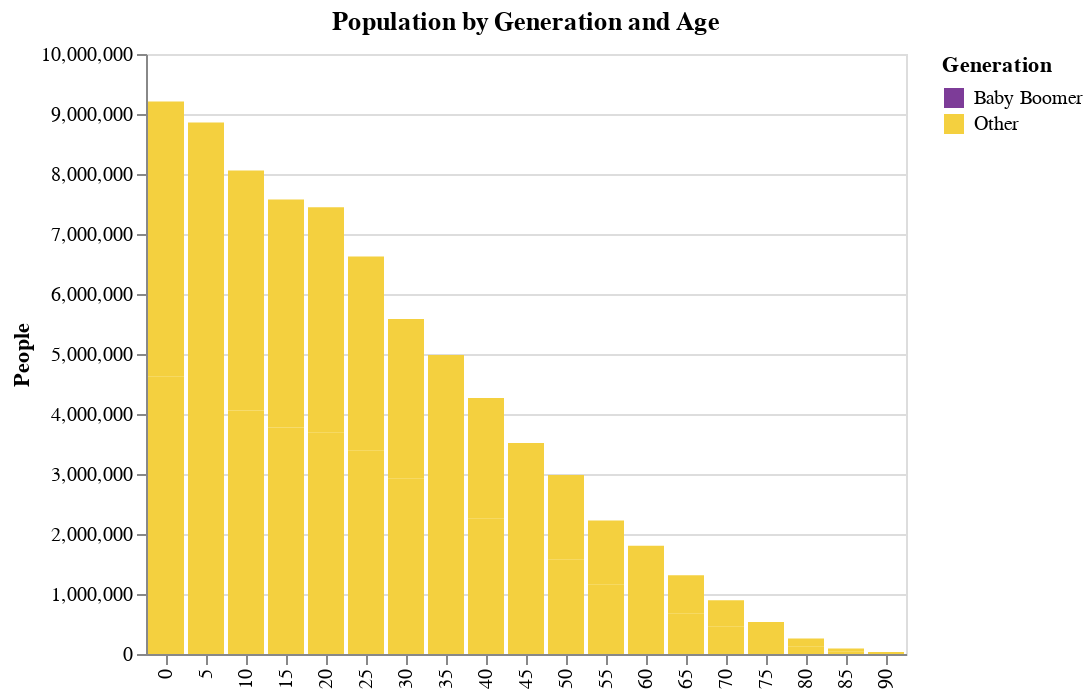

The cell this chart's notebook holds for it:
### Markdown cell above
##### Q5 - Show the Population Change Over Time with a Slider

Now, we have a snapshot of 2 different years next to each other, but what about creating a crude animation by controlling the the year displayed with a slider?

Create a slider using [this example](https://altair-viz.github.io/gallery/us_population_over_time.html) to help guide you.  Our plot will look similar, except we have not split our bar chart up by `sex` yet. Name the slider 'Select Year:' (this in controlled in `binding_range`, and not in the `selection_single` parameters).  

Encode membership of the Baby Boomer generation with color using "#7D3C98" (purple) for the boomers "#F4D03F" (gold) for other.

Start the slider at 1900.

### Code cell
select_year = alt.selection_point(
    name="Year",
    fields=["year"],
    bind=alt.binding_range(min=1900, max=2000, step=10, name="Year"),
    value={"year": 1900})

alt.Chart(df_pop).mark_bar().encode(
    alt.X("age:N").title('').axis(labels=True, ticks=True),
    alt.Y("people:Q").title("People"),
    alt.Color("Generation:N").scale(domain=("Baby Boomer", "Other"), range=["#7D3C98", "#F4D03F"])).properties(title = 'Population by Generation and Age').add_params(select_year).transform_filter(
        select_year).configure_facet(spacing=8)

### Figure 1 — Vega-Lite specification as saved in the notebook (floating-point values rounded to 4 significant figures; data arrays with more than 128 entries replaced by an {"elided": "..."} marker saying what was removed)
{"config": {"view": {"continuousWidth": 300, "continuousHeight": 300}, "facet": {"spacing": 8}}, "data": {"name": "data-9d871896ad64672bb67284ad55f5b805"}, "mark": {"type": "bar"}, "encoding": {"color": {"field": "Generation", "scale": {"domain": ["Baby Boomer", "Other"], "range": ["#7D3C98", "#F4D03F"]}, "type": "nominal"}, "x": {"axis": {"labels": true, "ticks": true}, "field": "age", "title": "", "type": "nominal"}, "y": {"field": "people", "title": "People", "type": "quantitative"}}, "params": [{"name": "Year", "select": {"type": "point", "fields": ["year"]}, "bind": {"input": "range", "max": 2000, "min": 1900, "name": "Year", "step": 10}, "value": {"year": 1900}}], "title": "Population by Generation and Age", "transform": [{"filter": {"param": "Year"}}], "$schema": "https://vega.github.io/schema/vega-lite/v5.15.1.json", "datasets": {"data-9d871896ad64672bb67284ad55f5b805": {"elided": "570 records"}}}
